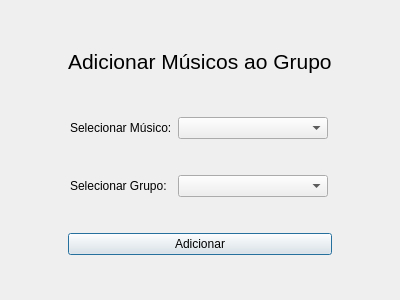
<?xml version="1.0" encoding="UTF-8"?>
<ui version="4.0">
 <class>AddMusiciansToGroup</class>
 <widget class="QDialog" name="AddMusiciansToGroup">
  <property name="geometry">
   <rect>
    <x>0</x>
    <y>0</y>
    <width>400</width>
    <height>300</height>
   </rect>
  </property>
  <property name="windowTitle">
   <string>Dialog</string>
  </property>
  <layout class="QGridLayout" name="gridLayout">
   <item row="0" column="0">
    <widget class="QLabel" name="label">
     <property name="minimumSize">
      <size>
       <width>0</width>
       <height>30</height>
      </size>
     </property>
     <property name="maximumSize">
      <size>
       <width>16777215</width>
       <height>40</height>
      </size>
     </property>
     <property name="font">
      <font>
       <pointsize>16</pointsize>
      </font>
     </property>
     <property name="text">
      <string>Adicionar Músicos ao Grupo</string>
     </property>
    </widget>
   </item>
   <item row="1" column="0">
    <layout class="QHBoxLayout" name="horizontalLayout">
     <item>
      <widget class="QLabel" name="label_2">
       <property name="minimumSize">
        <size>
         <width>100</width>
         <height>0</height>
        </size>
       </property>
       <property name="maximumSize">
        <size>
         <width>100</width>
         <height>16777215</height>
        </size>
       </property>
       <property name="text">
        <string>Selecionar Músico:</string>
       </property>
      </widget>
     </item>
     <item>
      <widget class="QComboBox" name="comboBoxMusico">
       <property name="minimumSize">
        <size>
         <width>100</width>
         <height>0</height>
        </size>
       </property>
       <property name="maximumSize">
        <size>
         <width>150</width>
         <height>16777215</height>
        </size>
       </property>
      </widget>
     </item>
    </layout>
   </item>
   <item row="2" column="0">
    <layout class="QHBoxLayout" name="horizontalLayout_2">
     <item>
      <widget class="QLabel" name="label_3">
       <property name="minimumSize">
        <size>
         <width>100</width>
         <height>0</height>
        </size>
       </property>
       <property name="maximumSize">
        <size>
         <width>100</width>
         <height>16777215</height>
        </size>
       </property>
       <property name="text">
        <string>Selecionar Grupo:</string>
       </property>
      </widget>
     </item>
     <item>
      <widget class="QComboBox" name="comboBoxGrupo">
       <property name="minimumSize">
        <size>
         <width>100</width>
         <height>0</height>
        </size>
       </property>
       <property name="maximumSize">
        <size>
         <width>150</width>
         <height>16777215</height>
        </size>
       </property>
      </widget>
     </item>
    </layout>
   </item>
   <item row="3" column="0">
    <widget class="QPushButton" name="pushButton">
     <property name="text">
      <string>Adicionar</string>
     </property>
    </widget>
   </item>
  </layout>
 </widget>
 <tabstops>
  <tabstop>comboBoxMusico</tabstop>
  <tabstop>comboBoxGrupo</tabstop>
  <tabstop>pushButton</tabstop>
 </tabstops>
 <resources/>
 <connections/>
</ui>
